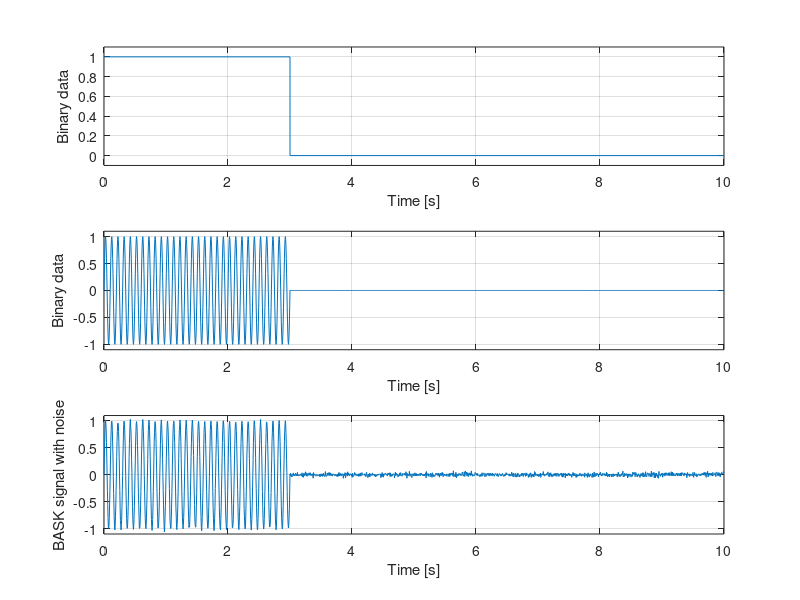
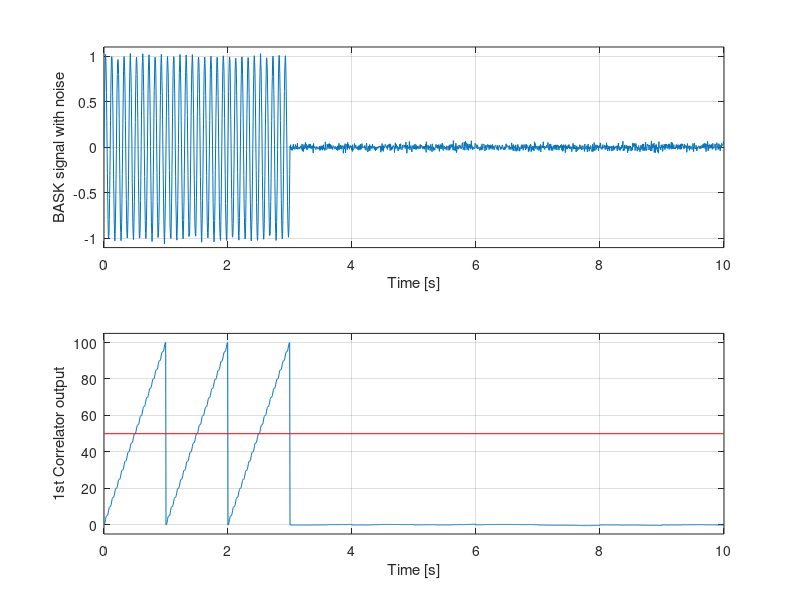
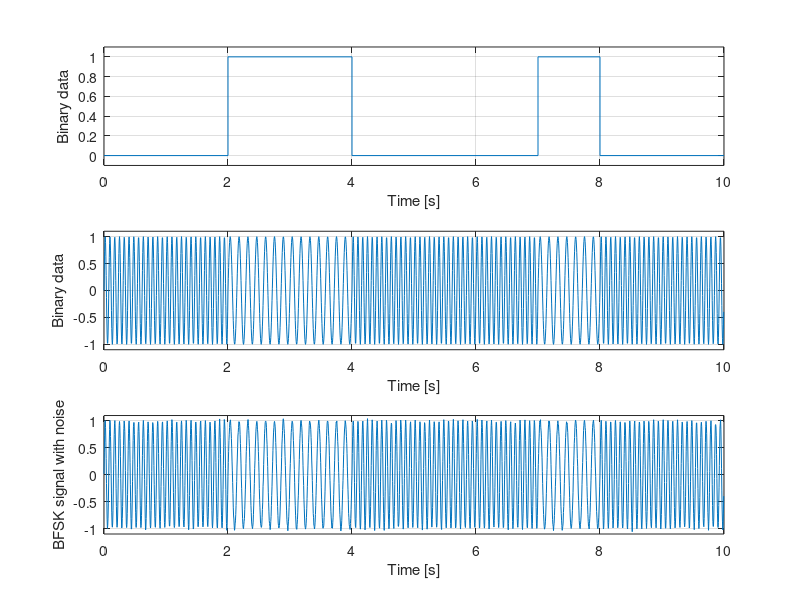
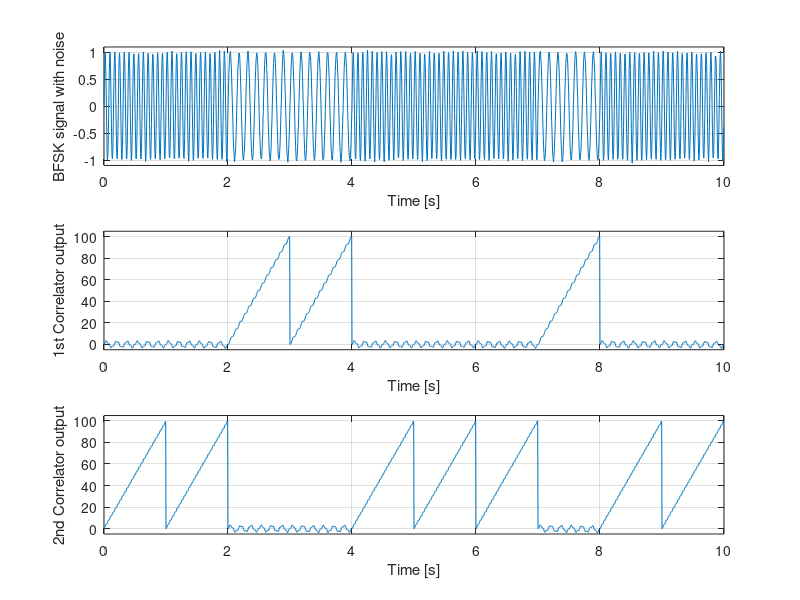

Reproduce these figures in MATLAB, in order.
%% BASK
clc, clear, format compact

% we need to get the enery of the carrier E_b


T = 1; % symbol duration = 1 second,
f0 = 10; % carrier frequecy = 10Hz

N = 10; % number of symbols
sB = randi(2, 1, N) - 1; % random sequence of 1 and 0

SNR = 50; %Db



% plot binary datas
figure(1);
subplot(311), stairs(0 : T : N * T, [sB sB(end)]), grid on
ylim([-0.1 1.1]), xlabel("Time [s]"), ylabel("Binary data")



% plot BASK signal wihout errors
dt =  T / 200;
t = 0 : dt : T - dt;
s0 = sin (2 * pi * f0 * t);


% Generatr BASK
sBASK = kron(sB, s0);
tBASK = 0 : dt : N * T - dt;
subplot(312), plot(tBASK, sBASK), grid on
ylim([-1.1 1.1]), xlabel("Time [s]"), ylabel("Binary data")


% Generate noise
Eb = sum(s0.^2);
EbN0 = 10^(SNR / 10);
N0 = Eb / EbN0;
sigma = sqrt(N0 / 2);
sNoise = sigma * randn(1, N * 200);



% Add noise
sBASKN = sBASK + sNoise;
subplot(313), plot(tBASK, sBASKN), grid on
ylim([-1.1 1.1]), xlabel("Time [s]"), ylabel("BASK signal with noise");






% Maybe it is lab4


% Correlator receiver
figure(2);
subplot(211), plot(tBASK, sBASKN), grid on
ylim([-1.1 1.1]), xlabel("Time [s]"), ylabel("BASK signal with noise")


% Recieve each symbol
sI1 = []; % empty brakets, peparation for integrator output signal 

for k = 1:N
    idx = (1:200) + (k-1)*200; % indicises of signal segment
    sM1 = s0 .* sBASKN(idx);  % correlator multiplication 
    sI1 = [sI1, cumsum(sM1)]; % calculate continuous integral
    sDM(k) = sI1(end) > Eb/2; % detected symbols compared with threshold = eb / 2 = half of the carrier freq
end


% Plot integrated signal
subplot(212), plot(tBASK, sI1), grid on
hold on, plot([0 tBASK(end)], [Eb/2 Eb/2], "r-"), hold off
ylim([-5, Eb + 5]), xlabel("Time [s]"), ylabel("1st Correlator output")

% Output data for comparison
x = [sB; sDM];





%% BFSK
clc, clear, format compact

% we need to get the enery of the carrier E_b


T = 1; % symbol duration = 1 second,
f0 = 10; % carrier frequecy = 10Hz

N = 10; % number of symbols
sB = randi(2, 1, N) - 1; % random sequence of 1 and 0

SNR = 50; %Db



% plot binary datas
figure(3);
subplot(311), stairs(0 : T : N * T, [sB sB(end)]), grid on
ylim([-0.1 1.1]), xlabel("Time [s]"), ylabel("Binary data")


% Calcilate f1 and f2 frequency
k = 12;
dF = k /(2 * T);
f1 = f0 - dF/2;
f2 = f0 + dF/2;


% plot BFSK signal wihout errors
dt =  T / 200;
t = 0 : dt : T - dt;
s1 = sin (2 * pi * f1 * t);
s2 = sin (2 * pi * f2 * t);


% Generatr BFSK
sBASK1 = kron(sB, s1);
sBASK2 = kron(~sB, s2);
sBFSK = sBASK1 + sBASK2; 

tBFSK = 0 : dt : N * T - dt;
subplot(312), plot(tBFSK, sBFSK), grid on
ylim([-1.1 1.1]), xlabel("Time [s]"), ylabel("Binary data")


% Generate noise
Eb = sum(s1.^2);
EbN0 = 10^(SNR / 10);
N0 = Eb / EbN0;
sigma = sqrt(N0 / 2);
sNoise = sigma * randn(1, N * 200);



% Add noise
sBFSKN = sBFSK + sNoise;
subplot(313), plot(tBFSK, sBFSKN), grid on
ylim([-1.1 1.1]), xlabel("Time [s]"), ylabel("BFSK signal with noise");






% Maybe it is lab4


% Correlator receiver
figure(4);
subplot(311), plot(tBFSK, sBFSKN), grid on
ylim([-1.1 1.1]), xlabel("Time [s]"), ylabel("BFSK signal with noise")


% Recieve each symbol
sI1 = []; % empty brakets, peparation for integrator output signal 
sI2 = [];

for k = 1:N
    idx = (1:200) + (k-1)*200; % indicises of signal segment
    sM1 = s1 .* sBFSKN(idx);  % correlator multiplication 
    sI1 = [sI1, cumsum(sM1)]; % calculate continuous integral

    sM2 = s2 .* sBFSKN(idx);  % correlator multiplication 
    sI2 = [sI2, cumsum(sM2)]; % calculate continuous integral


    sDM(k) = sI1(end) > sI2(end); % detected symbols compared with threshold
end



% Plot integrated signal
subplot(312), plot(tBFSK, sI1), grid on
ylim([-5, Eb + 5]), xlabel("Time [s]"), ylabel("1st Correlator output")


subplot(313), plot(tBFSK, sI2), grid on
ylim([-5, Eb + 5]), xlabel("Time [s]"), ylabel("2nd Correlator output")


% Output data for comparison
x = [sB; sDM];





%% BPSK
clc, clear, format compact

% we need to get the enery of the carrier E_b


T = 1; % symbol duration = 1 second,
f0 = 10; % carrier frequecy = 10Hz

N = 10; % number of symbols
sB = randi(2, 1, N) - 1; % random sequence of 1 and 0

sB_NRZ = -2 * sB + 1;

SNR = 50; %Db



% plot binary datas
figure(5);
subplot(311), stairs(0 : T : N * T, [sB sB(end)]), grid on
ylim([-0.1 1.1]), xlabel("Time [s]"), ylabel("Binary data")


% plot BPSK signal wihout errors
dt =  T / 200;
t = 0 : dt : T - dt;
s0 = sin (2 * pi * f0 * t);


% Generatr BFSK
sBPSK = kron(sB_NRZ, s0);

tBPSK = 0 : dt : N * T - dt;
subplot(312), plot(tBPSK, sBPSK), grid on
ylim([-1.1 1.1]), xlabel("Time [s]"), ylabel("Binary data")


% Generate noise
Eb = sum(s0.^2);
EbN0 = 10^(SNR / 10);
N0 = Eb / EbN0;
sigma = sqrt(N0 / 2);
sNoise = sigma * randn(1, N * 200);



% Add noise
sBPSKN = sBPSK + sNoise;
subplot(313), plot(tBPSK, sBPSKN), grid on
ylim([-1.1 1.1]), xlabel("Time [s]"), ylabel("BFSK signal with noise");






% Maybe it is lab4


% Correlator receiver
figure(6);
subplot(211), plot(tBPSK, sBPSKN), grid on
ylim([-1.1 1.1]), xlabel("Time [s]"), ylabel("BPSK signal with noise")


% Recieve each symbol
sI1 = []; % empty brakets, peparation for integrator output signal 

for k = 1:N
    idx = (1:200) + (k-1)*200; % indicises of signal segment
    sM1 = s0 .* sBPSKN(idx);  % correlator multiplication 
    sI1 = [sI1, cumsum(sM1)]; % calculate continuous integral

    sDM(k) = sI1(end) < 0; % detected symbols compared with threshold
end


% Plot integrated signal
subplot(212), plot(tBPSK, sI1), grid on
hold on, plot([0 tBPSK(end)], [0, 0], "r"), hold off
ylim([-Eb, Eb]), xlabel("Time [s]"), ylabel("1st Correlator output")


% Output data for comparison
x = [sB; sDM];




